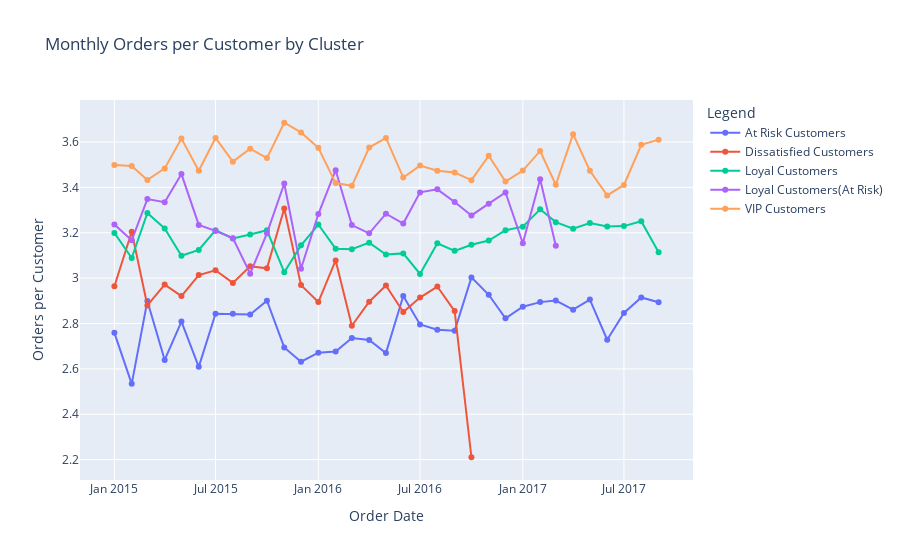

The code cell stored with this chart in its notebook:
### Markdown cell above
> 충성 고객과 VIP 고객의 주문 빈도가 높음 => 매우 좋은 지표

> 이탈위험 고객도 2017년 부터 주문 빈도가 높아짐

> 2017년에 프로모션이나 이벤트가 진행됐을 가능성

> 좀 더 자세히 보기 위해 실제 활동 고객 수로 나누어 살펴보기

### Code cell
# 월별로 그룹화하고 클러스터별로 주문 수와 고객 수 계산
monthly_stats = df.groupby([df['order date (DateOrders)'].dt.to_period('M'), 'Cluster']).agg({
    'Order Id': 'size',  # 주문 수
    'Customer Id': 'nunique'  # 고객 수
}).reset_index()

# Period 객체를 YYYY-MM 형식의 문자열로 변환
monthly_stats['order date (DateOrders)'] = monthly_stats['order date (DateOrders)'].dt.strftime('%Y-%m')

# 주문 수를 고객 수로 나누어 주문당 고객 수 비율 계산
monthly_stats['Orders per Customer'] = monthly_stats['Order Id'] / monthly_stats['Customer Id']

# 2017년 10월 데이터 제외
monthly_stats = monthly_stats[monthly_stats['order date (DateOrders)'] != '2017-10']

# 그래프 객체 생성
fig = go.Figure()

# 주문당 고객 수 비율에 대한 선 그래프 추가
for cluster in monthly_stats['Cluster'].unique():
    cluster_data = monthly_stats[monthly_stats['Cluster'] == cluster]
    fig.add_trace(go.Scatter(
        x=cluster_data['order date (DateOrders)'],
        y=cluster_data['Orders per Customer'],
        mode='lines+markers',
        name=f'{cluster}'
    ))

# 그래프 레이아웃 설정
fig.update_layout(
    title='Monthly Orders per Customer by Cluster',
    xaxis_title='Order Date',
    yaxis_title='Orders per Customer',
    legend_title='Legend'
)

# 그래프 표시
fig.show()

### Figure 1 — Plotly figure (JSON) as saved in the notebook; plotly's stock layout.template omitted (floating-point values rounded to 4 significant figures)
{"data": [{"mode": "lines+markers", "name": "At Risk Customers", "type": "scatter", "x": ["2015-01", "2015-02", "2015-03", "2015-04", "2015-05", "2015-06", "2015-07", "2015-08", "2015-09", "2015-10", "2015-11", "2015-12", "2016-01", "2016-02", "2016-03", "2016-04", "2016-05", "2016-06", "2016-07", "2016-08", "2016-09", "2016-10", "2016-11", "2016-12", "2017-01", "2017-02", "2017-03", "2017-04", "2017-05", "2017-06", "2017-07", "2017-08", "2017-09"], "y": [2.759, 2.534, 2.899, 2.639, 2.809, 2.609, 2.843, 2.843, 2.84, 2.901, 2.695, 2.632, 2.671, 2.677, 2.736, 2.727, 2.67, 2.922, 2.796, 2.773, 2.768, 3.003, 2.927, 2.823, 2.874, 2.894, 2.901, 2.861, 2.905, 2.728, 2.847, 2.915, 2.894]}, {"mode": "lines+markers", "name": "Dissatisfied Customers", "type": "scatter", "x": ["2015-01", "2015-02", "2015-03", "2015-04", "2015-05", "2015-06", "2015-07", "2015-08", "2015-09", "2015-10", "2015-11", "2015-12", "2016-01", "2016-02", "2016-03", "2016-04", "2016-05", "2016-06", "2016-07", "2016-08", "2016-09", "2016-10"], "y": [2.964, 3.204, 2.88, 2.972, 2.921, 3.014, 3.034, 2.979, 3.052, 3.043, 3.307, 2.969, 2.895, 3.078, 2.79, 2.896, 2.967, 2.85, 2.914, 2.963, 2.855, 2.211]}, {"mode": "lines+markers", "name": "Loyal Customers", "type": "scatter", "x": ["2015-01", "2015-02", "2015-03", "2015-04", "2015-05", "2015-06", "2015-07", "2015-08", "2015-09", "2015-10", "2015-11", "2015-12", "2016-01", "2016-02", "2016-03", "2016-04", "2016-05", "2016-06", "2016-07", "2016-08", "2016-09", "2016-10", "2016-11", "2016-12", "2017-01", "2017-02", "2017-03", "2017-04", "2017-05", "2017-06", "2017-07", "2017-08", "2017-09"], "y": [3.199, 3.089, 3.287, 3.219, 3.099, 3.124, 3.211, 3.175, 3.192, 3.211, 3.026, 3.144, 3.236, 3.13, 3.128, 3.156, 3.104, 3.109, 3.018, 3.154, 3.12, 3.147, 3.166, 3.211, 3.227, 3.304, 3.247, 3.218, 3.243, 3.227, 3.229, 3.251, 3.114]}, {"mode": "lines+markers", "name": "Loyal Customers(At Risk)", "type": "scatter", "x": ["2015-01", "2015-02", "2015-03", "2015-04", "2015-05", "2015-06", "2015-07", "2015-08", "2015-09", "2015-10", "2015-11", "2015-12", "2016-01", "2016-02", "2016-03", "2016-04", "2016-05", "2016-06", "2016-07", "2016-08", "2016-09", "2016-10", "2016-11", "2016-12", "2017-01", "2017-02", "2017-03"], "y": [3.236, 3.167, 3.349, 3.334, 3.459, 3.235, 3.208, 3.176, 3.02, 3.197, 3.417, 3.042, 3.283, 3.476, 3.234, 3.198, 3.284, 3.24, 3.378, 3.391, 3.335, 3.276, 3.328, 3.378, 3.154, 3.435, 3.143]}, {"mode": "lines+markers", "name": "VIP Customers", "type": "scatter", "x": ["2015-01", "2015-02", "2015-03", "2015-04", "2015-05", "2015-06", "2015-07", "2015-08", "2015-09", "2015-10", "2015-11", "2015-12", "2016-01", "2016-02", "2016-03", "2016-04", "2016-05", "2016-06", "2016-07", "2016-08", "2016-09", "2016-10", "2016-11", "2016-12", "2017-01", "2017-02", "2017-03", "2017-04", "2017-05", "2017-06", "2017-07", "2017-08", "2017-09"], "y": [3.499, 3.495, 3.433, 3.484, 3.615, 3.473, 3.618, 3.514, 3.57, 3.529, 3.685, 3.642, 3.575, 3.419, 3.407, 3.575, 3.618, 3.443, 3.496, 3.473, 3.466, 3.432, 3.539, 3.425, 3.474, 3.561, 3.411, 3.634, 3.473, 3.365, 3.411, 3.588, 3.61]}], "layout": {"legend": {"title": {"text": "Legend"}}, "title": {"text": "Monthly Orders per Customer by Cluster"}, "xaxis": {"title": {"text": "Order Date"}}, "yaxis": {"title": {"text": "Orders per Customer"}}}}
